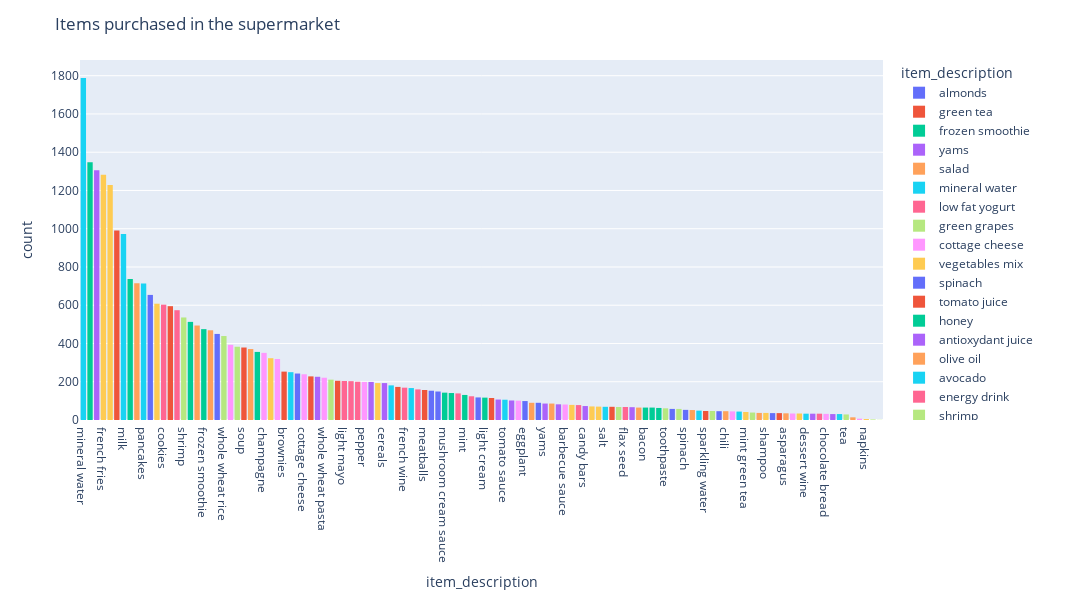

The notebook cell this image was saved under:
### Code cell
fig6 = px.histogram(df_prod, x="item_description", color="item_description").update_xaxes(categoryorder='total descending')
fig6.update_layout(
    title='Items purchased in the supermarket',
    dragmode='select',
    width=2000,
    height=600,
    hovermode='closest',
)
fig6.show()
